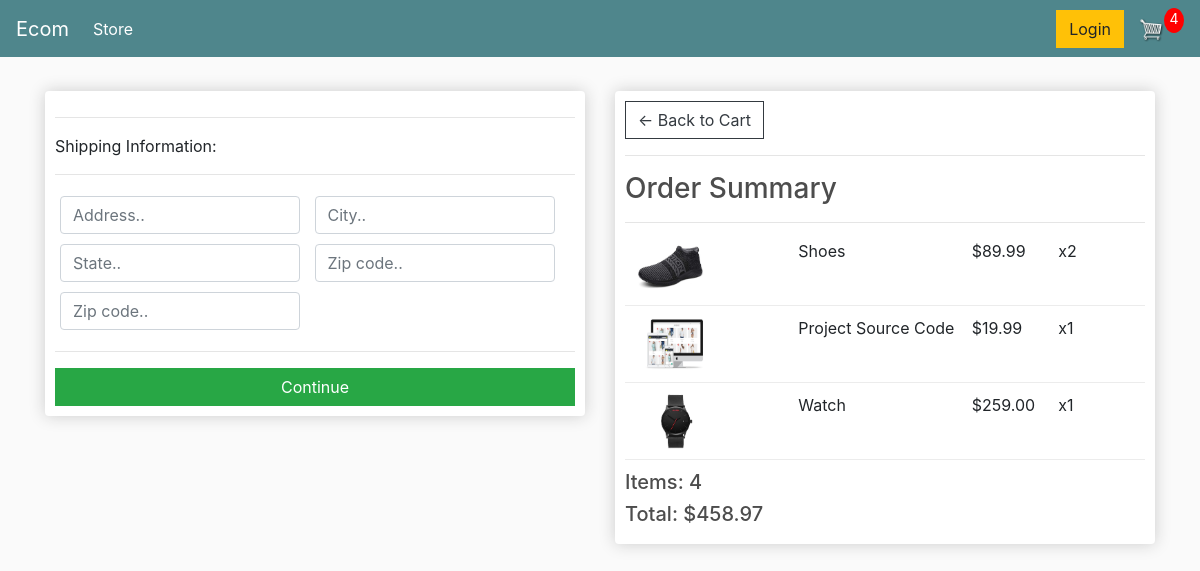
Screenshot of /checkout/ (signed in) with the database file from the repository.
### store/models.py (models this page shows, shortened)
class OrderItem(models.Model):
    product = models.ForeignKey(Product, on_delete=models.SET_NULL, null=True)
    order = models.ForeignKey(Order, on_delete=models.SET_NULL, null=True)
    quantity = models.IntegerField(default=0, null=True, blank=True)
    date_added = models.DateTimeField(auto_now_add=True)
    @property
    def get_total(self):
        total = self.product.price * self.quantity
        return total

class Product(models.Model):
    name = models.CharField(max_length=200)
    price = models.FloatField()
    digital = models.BooleanField(default=False, null=True, blank=True)
    image = models.ImageField(null=True, blank=True)
    @property
    def imageURL(self):
        try:
            url = self.image.url
        except:
            url = ''
        return url

class Order(models.Model):
    customer = models.ForeignKey(
        Customer, on_delete=models.SET_NULL, null=True, blank=True)
    date_ordered = models.DateTimeField(auto_now_add=True)
    complete = models.BooleanField(default=False)
    transaction_id = models.CharField(max_length=100, null=True)
    @property
    def shipping(self):
        shipping = False
        orderitems = self.orderitem_set.all()
        for i in orderitems:
            if i.product.digital == False:
                shipping = True
        return shipping
    @property
    def get_cart_total(self):
        orderitems = self.orderitem_set.all()
        total = sum([item.get_total for item in orderitems])
        return total
    @property
    def get_cart_items(self):
        orderitems = self.orderitem_set.all()
        total = sum([item.quantity for item in orderitems])
        return total

### store/views.py (the view)
# urls.py: path('checkout/', views.checkout, name="checkout"),
def checkout(request):
    data = cartData(request)
    cartItems = data['cartItems']
    order = data['order']
    items = data['items']
    context = {'items': items, 'order': order, 'cartItems': cartItems}
    return render(request, 'store/checkout.html', context)

### store/utils.py (called while the page is built)
def cartData(request):
    if request.user.is_authenticated:
        customer = request.user.customer
        order, created = Order.objects.get_or_create(
            customer=customer, complete=False)
        items = order.orderitem_set.all()
        cartItems = order.get_cart_items
    else:
        cookieData = cookieCart(request)
        cartItems = cookieData['cartItems']
        order = cookieData['order']
        items = cookieData['items']
    return {'cartItems': cartItems, 'order': order, 'items': items}

### store/templates/store/checkout.html (shortened to what this page needs)
{% extends 'store/main.html' %}
{% load static %}
{% block content %}
  <div class="row">
    <div class="col-lg-6">
      <div class="box-element" id="form-wrapper">
        <form id="form">
          <div id="shipping-info">
            <hr />
            <p>Shipping Information:</p>
            <hr />
            <div class="form-field">
              <input class="form-control" type="text" name="address" placeholder="Address.." />
            </div>
            <div class="form-field">
              <input class="form-control" type="text" name="city" placeholder="City.." />
            </div>
            <div class="form-field">
              <input class="form-control" type="text" name="state" placeholder="State.." />
            </div>
            <div class="form-field">
              <input class="form-control" type="text" name="zipcode" placeholder="Zip code.." />
            </div>
            <div class="form-field">
              <input class="form-control" type="text" name="country" placeholder="Zip code.." />
            </div>
          </div>
          <hr />
          <input id="form-button" class="btn btn-success btn-block" type="submit" value="Continue" />
        </form>
      </div>
      <br />
    </div>
    <div class="col-lg-6">
      <div class="box-element">
        <a class="btn btn-outline-dark" href="{% url 'cart' %}">&#x2190; Back to Cart</a>
        <hr />
        <h3>Order Summary</h3>
        <hr />
        {% for item in items %}
          <div class="cart-row">
            <div style="flex:2">
              <img class="row-image" src="{{ item.product.imageURL }}" />
            </div>
            <div style="flex:2">
              <p>{{ item.product.name }}</p>
            </div>
            <div style="flex:1">
              <p>${{ item.product.price|floatformat:2 }}</p>
            </div>
            <div style="flex:1">
              <p>x{{ item.quantity }}</p>
            </div>
          </div>
        {% endfor %}
        <h5>Items: {{ order.get_cart_items }}</h5>
        <h5>Total: ${{ order.get_cart_total|floatformat:2 }}</h5>
      </div>
    </div>
  </div>
{% endblock %}

### static/css/main.css (style rules this page uses)
body { background-color: hsl(0, 0%, 98%); }
h1,h2,h3,h4,h5,h6 { color:hsl(0, 0%, 30%); }
.box-element { box-shadow:hsl(0, 0%, 80%) 0 0 16px; background-color: #fff; border-radius: 4px; padding: 10px; }
.col-lg-4, .col-lg-6, .col-lg-8, .col-lg-12 { margin-top: 10px; }
.btn { border-radius: 0; }
.row-image { width: 100px; }
.form-field { width:250px; display: inline-block; padding: 5px; }
.cart-row { display: flex; align-items: flex-stretch; padding-bottom: 10px; margin-bottom: 10px; border-bottom: 1px solid #ececec; }

### rows the page displays
OrderItem: product.imageURL (picture), product.name "Shoes", product.price "89.99", quantity "2"
OrderItem: product.imageURL (picture), product.name "Project Source Code", product.price "19.99", quantity "1"
OrderItem: product.imageURL (picture), product.name "Watch", product.price "259.00", quantity "1"
Order: get_cart_items "4", get_cart_total "458.97"

### other values shown
{{ cartItems }} "4"
